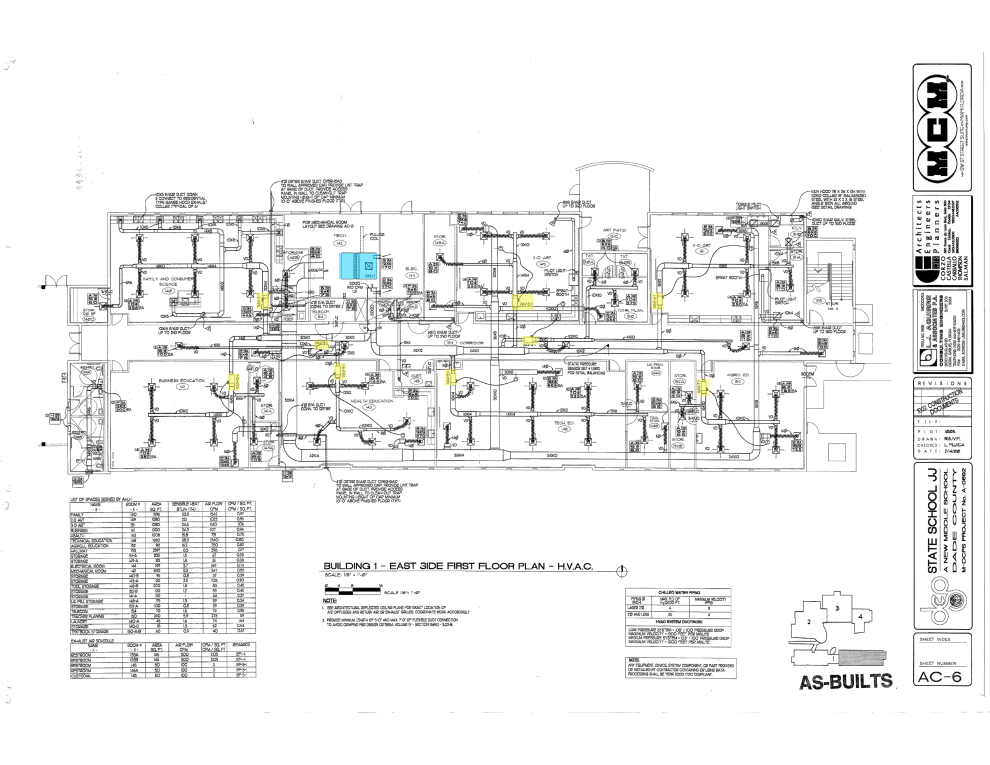
#> input picture uploads/mechanical_upload.png, 1980 x 1530 px (shown at 1/2 size)
$ python hvac_classifier.py
#> lines starting #> are read from the running program, lines starting #| are printed output that depends on the picture; after the words box and inside, x2 and y2 are one past the last pixel; in counts of white or black regions, pixels touching at a corner belong together
import json
import cv2
import numpy as np

INPUT_JSON = "outputs/vector_geometry.json"
INPUT_IMAGE = "uploads/mechanical_upload.png"

OUTPUT_JSON = "outputs/hvac_classified.json"
OUTPUT_DEBUG = "outputs/hvac_classified_debug.png"


def calculate_angle(p1, p2):

    dx = p2[0] - p1[0]
    dy = p2[1] - p1[1]

    angle = abs(np.degrees(np.arctan2(dy, dx)))

    return angle


def classify_networks(networks):

    main_ducts = []
    branch_ducts = []
    possible_noise = []

    for duct in networks:

        path = duct["path"]
        segments = duct["segments"]

        total_length = 0
        horizontal_score = 0
        vertical_score = 0

        for i in range(len(path) - 1):

            p1 = path[i]
            p2 = path[i + 1]

            dist = (
                (p2[0] - p1[0]) ** 2 +
                (p2[1] - p1[1]) ** 2
            ) ** 0.5

            total_length += dist

            angle = calculate_angle(p1, p2)

            # Horizontal
            if angle < 20:
                horizontal_score += dist

            # Vertical
            elif angle > 70:
                vertical_score += dist

        duct["total_length"] = round(total_length, 2)

        # ====================================
        # MAIN DUCTS
        # ====================================

        if (
            total_length > 700 and
            horizontal_score > vertical_score * 1.5
        ):

            main_ducts.append(duct)

        # ====================================
        # BRANCH DUCTS
        # ====================================

        elif (
            total_length > 120 and
            vertical_score < 500
        ):

            branch_ducts.append(duct)

        # ====================================
        # NOISE
        # ====================================

        else:
            possible_noise.append(duct)

    return {
        "main_ducts": main_ducts,
        "branch_ducts": branch_ducts,
        "possible_noise": possible_noise
    }


def draw_debug(img, classified):

    debug = img.copy()

    # =========================
    # MAIN DUCTS = RED
    # =========================

    for duct in classified["main_ducts"]:

        path = duct["path"]

        for i in range(len(path) - 1):

            p1 = tuple(path[i])
            p2 = tuple(path[i + 1])

            cv2.line(
                debug,
                p1,
                p2,
                (0, 0, 255),
                8
            )

    # =========================
    # BRANCH DUCTS = GREEN
    # =========================

    for duct in classified["branch_ducts"]:

        path = duct["path"]

        for i in range(len(path) - 1):

            p1 = tuple(path[i])
            p2 = tuple(path[i + 1])

            cv2.line(
                debug,
                p1,
                p2,
                (0, 255, 0),
                4
            )

    cv2.imwrite(OUTPUT_DEBUG, debug)


def main():

    with open(INPUT_JSON, "r") as f:
#> (reads outputs/vector_geometry.json from the repository)
        data = json.load(f)

    networks = data["duct_networks"]

    classified = classify_networks(networks)

    with open(OUTPUT_JSON, "w") as f:
        json.dump(classified, f, indent=2)

    img = cv2.imread(INPUT_IMAGE)
#> img is the input picture: shape (1530, 1980, 3); mean B, G, R 239.9, 240.1, 239.9

    draw_debug(img, classified)
#> after the loop in draw_debug, `for duct in classified["branch_ducts"]:`:
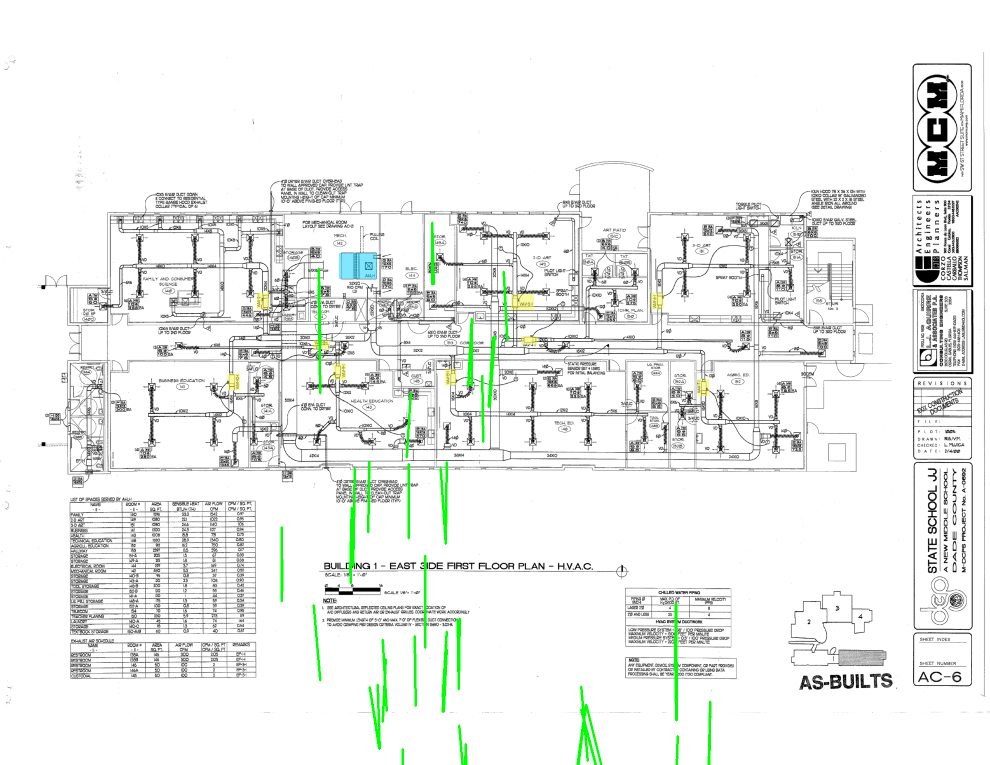
#> debug: shape (1530, 1980, 3) (shown at 1/2 size); 0.81% of pixels changed, all inside (x1, y1, x2, y2) = (561, 443, 1423, 1530)

    print("DONE")
    print("Main ducts:", len(classified["main_ducts"]))
    print("Branch ducts:", len(classified["branch_ducts"]))
    print("Noise:", len(classified["possible_noise"]))


if __name__ == "__main__":
    main()
